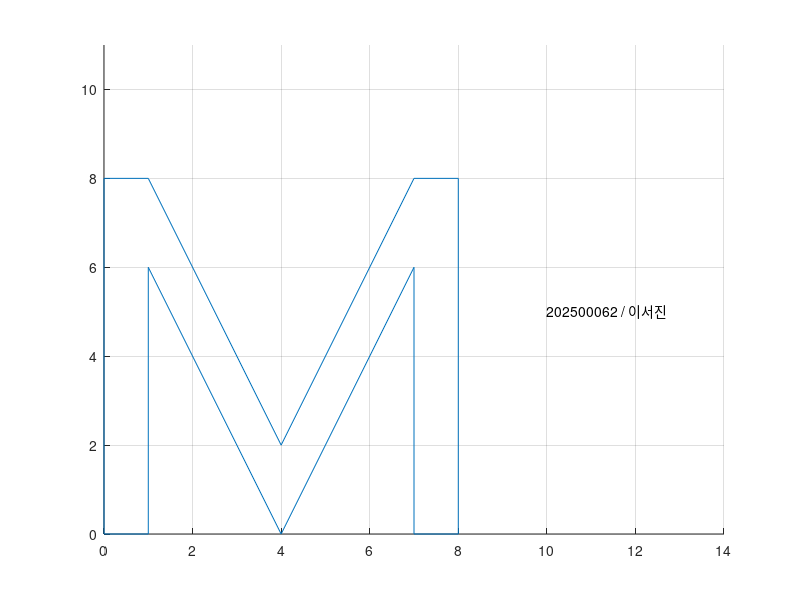
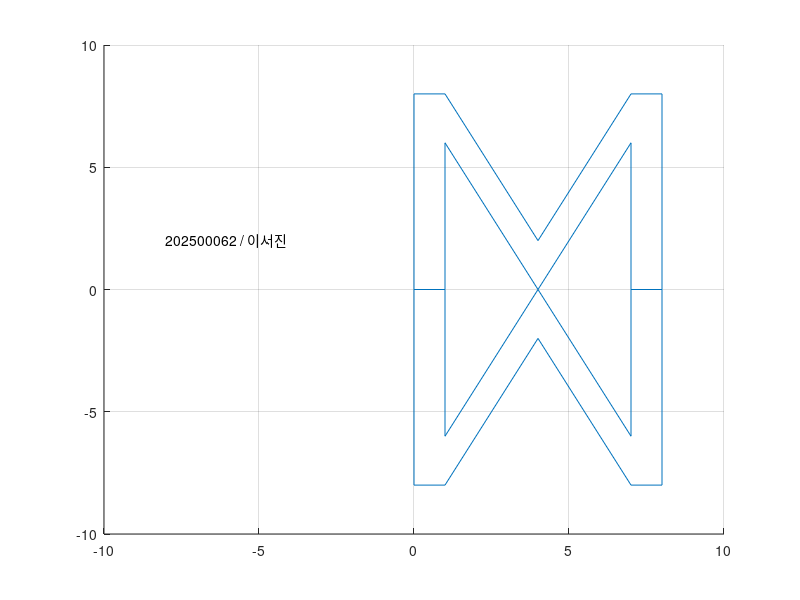
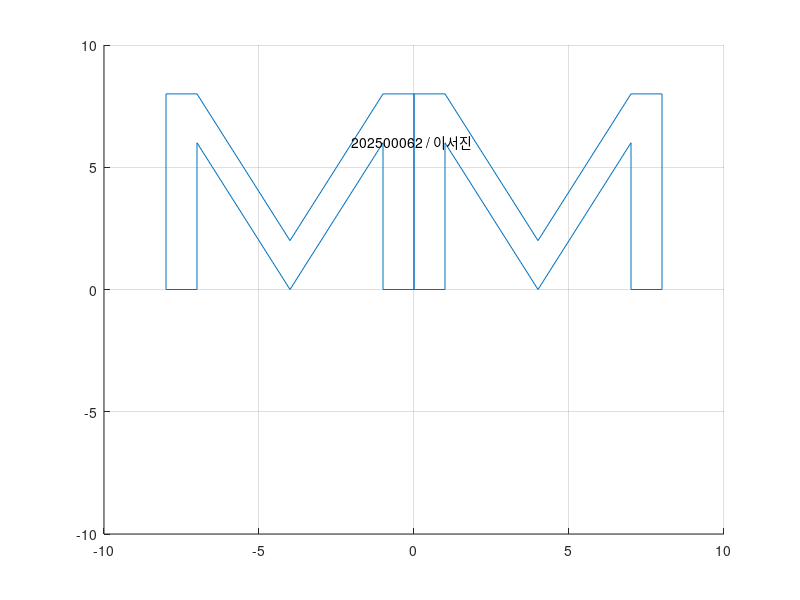
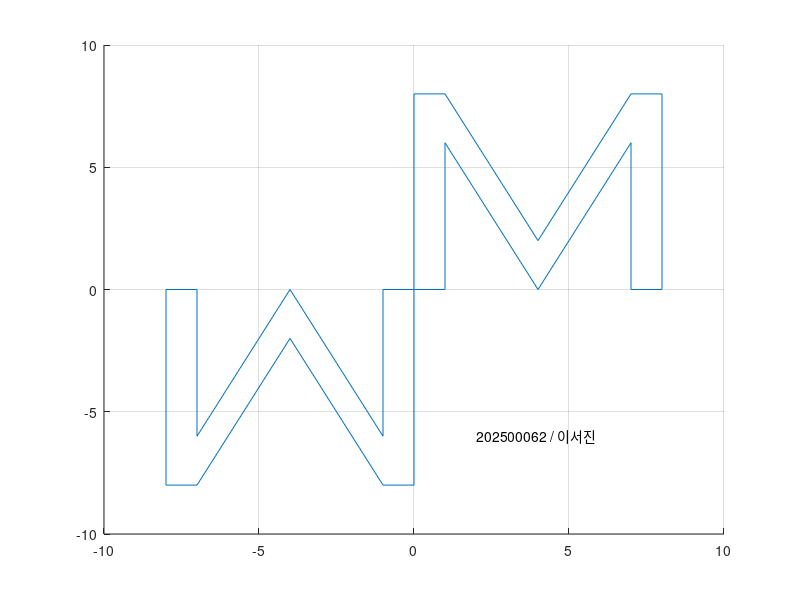

These charts were generated, in order, by the following MATLAB code: (Note: this script raises an error after producing the figures.)
x=[0 1 1 4 7 7 8 8 7 4 1 0 0;
   0 0 6 0 6 0 0 8 8 2 8 8 0;
   1 1 1 1 1 1 1 1 1 1 1 1 1]; % 테두리 전부 감싸려면 마지막에 첫번째 좌표를 다시 넣어야 함.

% draw M
figure(1);
line(x(1,:),x(2,:))
axis([0 14 0 11]);
grid on;
text(10, 5, '202500062 / 이서진')

% symmetric to x1 axis
figure(2);
A=[1 0 0; 0 -1 0; 0 0 1];
y=A*x;
line(x(1,:), x(2,:)); % 원본
line(y(1,:), y(2,:));
axis([-10 10 -10 10]);
grid on;
text(-8, 2, '202500062 / 이서진')

% symmetric to x2 axis
figure(3);
A=[-1 0 0; 0 1 0; 0 0 1];
y=A*x;
line(x(1,:), x(2,:)); % 원본
line(y(1,:), y(2,:));
axis([-10 10 -10 10]);
grid on;
text(-2, 6, '202500062 / 이서진')

figure(4);
A=[-1 0 0; 0 -1 0; 0 0 1];
y=A*x;
line(x(1,:), x(2,:)); % 원본
line(y(1,:), y(2,:));
axis([-10 10 -10 10]);
grid on;
text(2, -6, '202500062 / 이서진')

figure(5);
A=[0 1 0; 1 0 0; 0 0 1];
y=A*x;
line(x(1,:), x(2,:)); % 원본
line(y(1,:), y(2,:));
axis([-10 10 -10 10]);
grid on;
text(2, -6, '202500062 / 이서진')

% italic
figure(6);
k=0.2;
A=[1 k 0; 0 1 0; 0 0 1];
y1=A*x;
k=0.5;
A=[1 k 0; 0 1 0; 0 0 1];
y2=A*x;
k=0.7;
A=[1 k 0; 0 1 0; 0 0 1];
y3=A*x;
line(x(1,:), x(2,:)); % 원본
line(y1(1,:), y1(2,:));
line(y2(1,:), y2(2,:));
line(y3(1,:), y3(2,:));
axis([-10 14 -10 10]);
grid on;
text(2, -6, '202500062 / 이서진')

% 이동
figure(7);
A=[1 0 2; 0 1 3; 0 0 1];
y=A*x;
line(x(1,:), x(2,:)); % 원본
line(y(1,:), y(2,:));
axis([-10 14 -10 14]);
grid on;
text(2, -6, '202500062 / 이서진')

% 기울임 -> 이동
figure(8);
A=[1 0 2; 0 1 3; 0 0 1];
B=[1 k 0; 0 1 0; 0 0 1];
y=A*B*x;
line(x(1,:), x(2,:)); % 원본
line(y(1,:), y(2,:));
axis([-10 18 -10 14]);
grid on;
text(2, -6, '202500062 / 이서진')

% 확대 + 축소
figure(9);
k=1.42;
A=[k 0 0; 0 k 0; 0 0 1];
y1=A*x;
k=0.42;
A=[k 0 0; 0 k 0; 0 0 1];
y2=A*x;
line(x(1,:), x(2,:)); % 원본
line(y1(1,:), y1(2,:));
line(y2(1,:), y2(2,:));
axis([-10 18 -10 14]);
grid on;
text(2, -6, '202500062 / 이서진')

motion: expand - shrink
figure(10);
for h=0.1:0.01:3
    A=[h 0 0; 0 h 0; 0 0 1];
    y=A*x;
    clf;
    axis([0 30 0 30]);
    line(y(1,:), y(2,:));
    grid on;
    text(20, 6, '202500062 / 이서진')
    pause(0.001);
end
for h=3:-0.01:0.01
    A=[h 0 0; 0 h 0; 0 0 1];
    y=A*x;
    clf;
    axis([0 30 0 30]);
    line(y(1,:), y(2,:));
    grid on;
    text(20, 6, '202500062 / 이서진')
    pause(0.001);
end

motion: rotation
figure(11);
for s=0:1:360
    th=s*pi/180;
    A=[cos(th) sin(th) 0; -sin(th) cos(th) 0; 0 0 1];
    y=A*x;
    clf;
    axis([-30 30 -30 30]);
    line(y(1,:), y(2,:));
    grid on;
    text(10, 6, '202500062 / 이서진')
    pause(0.000001);
end
% for s=0:0.5:360
for s=360:-1:0
    th=s*pi/180;
    % A=[cos(th) -sin(th) 0; sin(th) cos(th) 0; 0 0 1];
    A=[cos(th) sin(th) 0; -sin(th) cos(th) 0; 0 0 1];
    y=A*x;
    clf;
    axis([-30 30 -30 30]);
    line(y(1,:), y(2,:));
    grid on;
    text(10, 6, '202500062 / 이서진')
    pause(0.000001);
end

% example
x=[3; 2];
